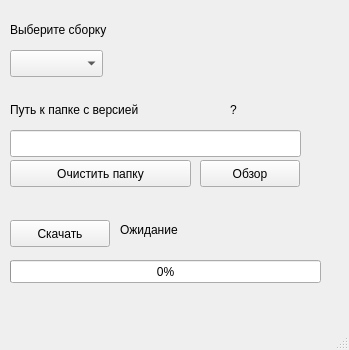
<?xml version="1.0" encoding="UTF-8"?>
<ui version="4.0">
 <class>MainWindow</class>
 <widget class="QMainWindow" name="MainWindow">
  <property name="geometry">
   <rect>
    <x>0</x>
    <y>0</y>
    <width>349</width>
    <height>350</height>
   </rect>
  </property>
  <property name="windowTitle">
   <string>MainWindow</string>
  </property>
  <widget class="QWidget" name="centralwidget">
   <widget class="QProgressBar" name="progressBar">
    <property name="geometry">
     <rect>
      <x>10</x>
      <y>260</y>
      <width>311</width>
      <height>23</height>
     </rect>
    </property>
    <property name="value">
     <number>0</number>
    </property>
   </widget>
   <widget class="QComboBox" name="comboBoxServer">
    <property name="geometry">
     <rect>
      <x>10</x>
      <y>50</y>
      <width>93</width>
      <height>27</height>
     </rect>
    </property>
   </widget>
   <widget class="QLabel" name="label">
    <property name="geometry">
     <rect>
      <x>10</x>
      <y>20</y>
      <width>151</width>
      <height>19</height>
     </rect>
    </property>
    <property name="text">
     <string>Выберите сборку</string>
    </property>
   </widget>
   <widget class="QLineEdit" name="pathMinecraft">
    <property name="geometry">
     <rect>
      <x>10</x>
      <y>130</y>
      <width>291</width>
      <height>27</height>
     </rect>
    </property>
   </widget>
   <widget class="QLabel" name="label_2">
    <property name="geometry">
     <rect>
      <x>10</x>
      <y>100</y>
      <width>211</width>
      <height>19</height>
     </rect>
    </property>
    <property name="text">
     <string>Путь к папке c версией</string>
    </property>
   </widget>
   <widget class="QPushButton" name="pushButtonTakePath">
    <property name="geometry">
     <rect>
      <x>200</x>
      <y>160</y>
      <width>100</width>
      <height>27</height>
     </rect>
    </property>
    <property name="text">
     <string>Обзор</string>
    </property>
   </widget>
   <widget class="QPushButton" name="pushButtonDownload">
    <property name="geometry">
     <rect>
      <x>10</x>
      <y>220</y>
      <width>100</width>
      <height>27</height>
     </rect>
    </property>
    <property name="text">
     <string>Скачать</string>
    </property>
   </widget>
   <widget class="QLabel" name="labelCountMods">
    <property name="geometry">
     <rect>
      <x>120</x>
      <y>220</y>
      <width>151</width>
      <height>19</height>
     </rect>
    </property>
    <property name="text">
     <string>Ожидание</string>
    </property>
   </widget>
   <widget class="QPushButton" name="pushButton">
    <property name="geometry">
     <rect>
      <x>10</x>
      <y>160</y>
      <width>181</width>
      <height>27</height>
     </rect>
    </property>
    <property name="text">
     <string>Очистить папку</string>
    </property>
   </widget>
   <widget class="QLabel" name="labelPathInfo">
    <property name="geometry">
     <rect>
      <x>230</x>
      <y>100</y>
      <width>111</width>
      <height>19</height>
     </rect>
    </property>
    <property name="text">
     <string>?</string>
    </property>
   </widget>
  </widget>
  <widget class="QMenuBar" name="menubar">
   <property name="geometry">
    <rect>
     <x>0</x>
     <y>0</y>
     <width>349</width>
     <height>24</height>
    </rect>
   </property>
  </widget>
  <widget class="QStatusBar" name="statusbar"/>
 </widget>
 <resources/>
 <connections/>
</ui>
